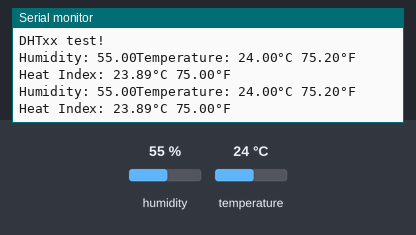
Bench run of a sketch on a simulated ESP32. Shown: the last lines printed to the serial monitor. The test bench sets the inputs (shaded band); at power-on: humidity 55 %, temperature 24 °C.

Above: at 4.8 s.
4.9 s: humidity set to 22 %
At 7.1 s:
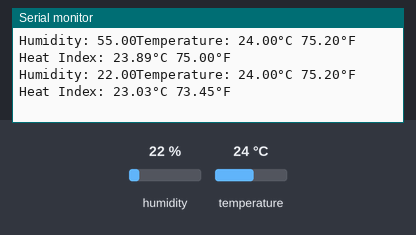
7.9 s: temperature set to 12 °C
At 8.8 s:
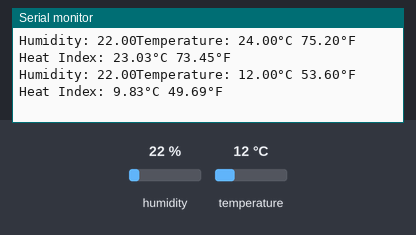
10.9 s: humidity set to 40 %
At 12.4 s:
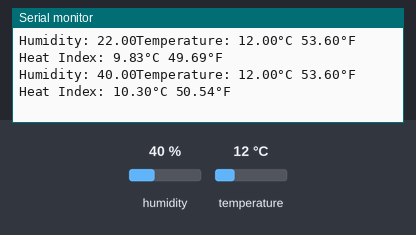
Timing chart, 0 to 13.9 s (numbered marks = the images above; inputs shaded):
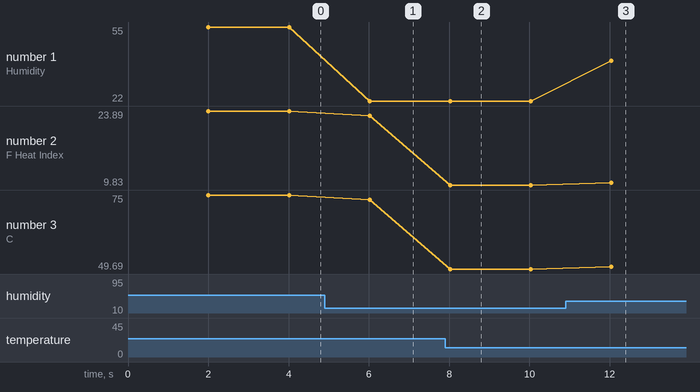

The sketch:

sketch.ino
```cpp
#include <DHT.h>
#include<Adafruit_Sensor.h>

#define DHTPIN 25
//digital pin connected to the DHT sensor

#define DHTTYPE DHT22

//connect pin 1 of the sensor to the +5v
//connect pin 2 of the sensor to the DHT pin 25
//connect pin 4 of the sensor to GROUND

DHT dht(DHTPIN, DHTTYPE);

void setup(){
  Serial.begin(115200);
  Serial.println(F("DHTxx test!"));

  dht.begin();
}

void loop(){
  //wait a few seconds between measurements
  delay(2000);

  //reading temperature or humidity takes about 250 milliseconds
  //sensor readings may also take up to 2 seconds (it's a very slow sensor)

  float h = dht.readHumidity();
  //read temperature as Celsius (the default)

  float t = dht.readTemperature();
  //read temperature as Fahrenheit (isFahrenheit = True)

  float f = dht.readTemperature(true);

  //check if any read failed and exist early (to try again)
  if(isnan(h) || isnan(t) || isnan(f)){
    Serial.println(F("Failed to read from DHT sensor!"));
    return;
  }

  //compute heat index in Fahrenheit (the default)
  float hif = dht.computeHeatIndex(f, h);

  //compute heat index in Celsius(isFahrenheit = False)
  float hic = dht.computeHeatIndex(t, h, false);

  Serial.print(F("Humidity: "));
  Serial.print(h);
  Serial.print(F("Temperature: "));
  Serial.print(t);
  Serial.print(F("°C "));
  Serial.print(f);
  Serial.print(F("°F Heat Index: "));
  Serial.print(hic);
  Serial.print(F("°C "));
  Serial.print(hif);
  Serial.println(F("°F "));
}
```

Measured:
- after the input at 4.9 s, the serial monitor: prints a new line after 1.1 s (image 1)
- after the input at 7.9 s, the serial monitor: prints a new line after 0.12 s (image 2)
- after the input at 10.9 s, the serial monitor: prints a new line after 1.1 s (image 3)
- plotted number 1: 55 → 22 after the input at 4.9 s, 22 → 40 after the input at 10.9 s
- plotted number 2: 23.89 → 23.03 after the input at 4.9 s, 23.03 → 9.83 after the input at 7.9 s, 9.83 → 10.3 after the input at 10.9 s
- plotted number 3: 75 → 73.45 after the input at 4.9 s, 73.45 → 49.69 after the input at 7.9 s, 49.69 → 50.54 after the input at 10.9 s
